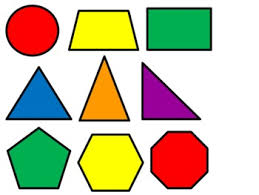
#> input picture opencv_chapters/photos/shape4.jpg, 259 x 195 px, found by its file name
$ python chapter8.py
#> lines starting #> are read from the running program, lines starting #| are printed output that depends on the picture; after the words box and inside, x2 and y2 are one past the last pixel; in counts of white or black regions, pixels touching at a corner belong together
import cv2 as cv

import numpy as np


def getcontours(img):
    contours, hierarchy = cv.findContours(img,cv.RETR_EXTERNAL,cv.CHAIN_APPROX_NONE)
    for cnt in contours:
        area = cv.contourArea(cnt)
        print(area)
        if area>500:
            cv.drawContours(imgcontour,cnt,-1,(255,0,0),3)
            peri = cv.arcLength(cnt,True)
            print(peri)

            approx = cv.approxPolyDP(cnt,0.02*peri,True)
            print(len(approx))

            object = len(approx)

            x,y,w,h = cv.boundingRect(approx)

            if object == 3: objectType = "tri"
            elif object ==4:
                aspratio = w/float(h)
                if aspratio >0.95 and aspratio<1.05 : objectType = "squre"
                else: objectType = "rectangle"

            elif object >4: objectType = "circle"


            else: objectType = "none"

            cv.rectangle(imgcontour,(x,y),(x+w,y+h),(0,255,0),2)

            cv.putText(imgcontour,objectType,(x+(w//2)-10,y+(h//2)-10),cv.FONT_HERSHEY_COMPLEX,.5,(0,0,0),2)


path = 'opencv_chapters/photos/shape4.jpg'
img = cv.imread(path)
#> img is the input picture: shape (195, 259, 3); mean B, G, R 163.5, 193.2, 201.6
imgcontour = img.copy()


img_gray = cv.cvtColor(img, cv.COLOR_BGR2GRAY)
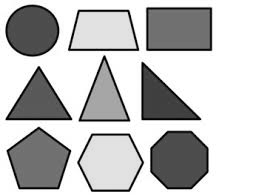
#> img_gray: shape (195, 259); min 0, max 255, mean 192.3
img_blur = cv.GaussianBlur(img_gray,(7,7),1)
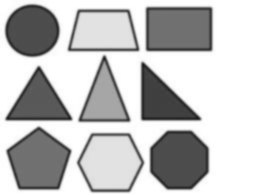
#> img_blur: shape (195, 259); min 25, max 255, mean 192.3
canny = cv.Canny(img_blur,50,50)
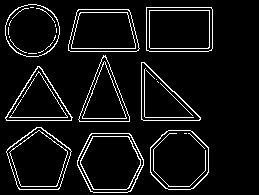
#> canny: shape (195, 259); 6.8% white in thin lines or dots, all inside (x1, y1, x2, y2) = (5, 4, 213, 193)

getcontours(canny)
#> in getcontours, `contours, hierarchy = cv.findContours(img,cv.RETR_EXTERNAL,cv.CHAIN_AP..`: contours = 9 contours; largest, box (x1, y1, x2, y2) and area: (77, 133, 144, 193) 3165, (146, 7, 213, 52) 2895, (6, 127, 72, 190) 2879, (150, 130, 209, 190) 2870, (68, 9, 140, 52) 2612
#> the loop in getcontours, `for cnt in contours:` made 9 passes
#> (area, peri, approx, object, x, y, w, h) on passes 7 to 8: (2612, 211.9, [[77, 10], [68, 50], [138, 50], [128, 9]], 4, 68, 9, 71, 42), (2895, 217.7, [[146, 7], [146, 50], [211, 50], [211, 7]], 4, 146, 7, 66, 44)
#> (area, peri, approx, object, x, y, w, h) on passes 4 to 6: (1951.5, 202.8, [[5, 117], [72, 117], [39, 66]], 3, 5, 66, 68, 52), (1878.5, 200.6, [[141, 62], [141, 119], [200, 119]], 3, 141, 62, 60, 58), (1822, 205.5, [[103, 55], [78, 119], [129, 121]], 3, 78, 55, 52, 67)
#> (printed output is left out)
#> after the loop in getcontours, `for cnt in contours:`:
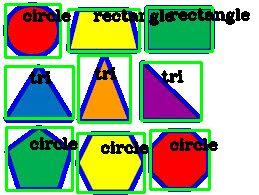
#> imgcontour: shape (195, 259, 3); mean B, G, R 141.5, 173.9, 151.2


cv.imshow("original", img)
cv.imshow(" gray image ", img_gray)
cv.imshow(" blur image ", img_blur)
cv.imshow(" canny edges image ", canny)
cv.imshow(" image contour ", imgcontour)


cv.waitKey(0)

$ run again, with opencv_chapters/photos/card.jpg copied over opencv_chapters/photos/shape4.jpg
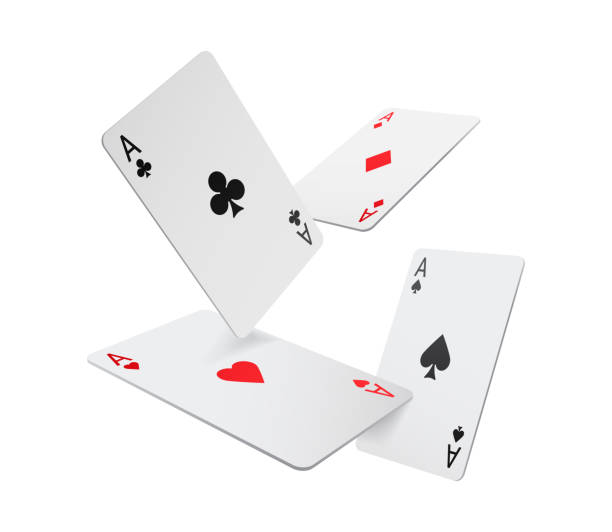
#> input picture opencv_chapters/photos/card.jpg, 612 x 532 px, found by its file name
#> img is the input picture: shape (532, 612, 3); mean B, G, R 245.8, 245.4, 246.4
#> `canny = cv.Canny(img_blur,50,50)`:
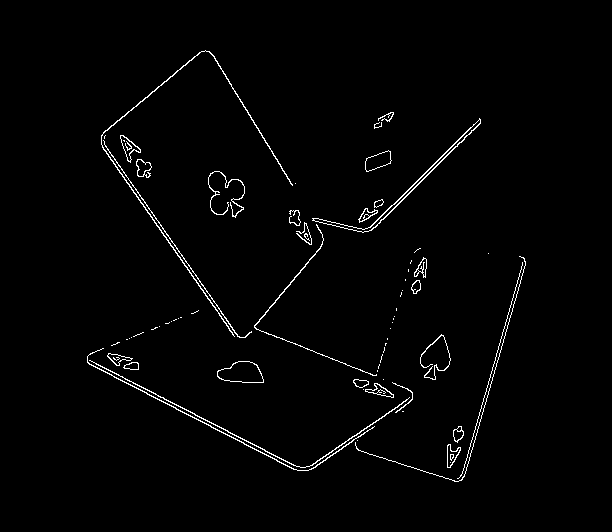
#> canny: shape (532, 612); 1.6% white in thin lines or dots, all inside (x1, y1, x2, y2) = (87, 50, 526, 482)
#> contours = 67 contours, 45 with area under 20; largest, box (x1, y1, x2, y2) and area: (312, 118, 481, 233) 738, (217, 361, 264, 383) 716, (365, 150, 392, 172) 326, (101, 50, 293, 337) 285, (120, 135, 141, 163) 211
#> the loop in getcontours, `for cnt in contours:` made 67 passes
#> (area, peri, approx, object, x, y, w, h) on pass 65: (737.5, 448, [[480, 119], [369, 227], [312, 220], [371, 230]], 4, 312, 119, 169, 112)
#> (printed output is left out)
#> after the loop in getcontours, `for cnt in contours:`:
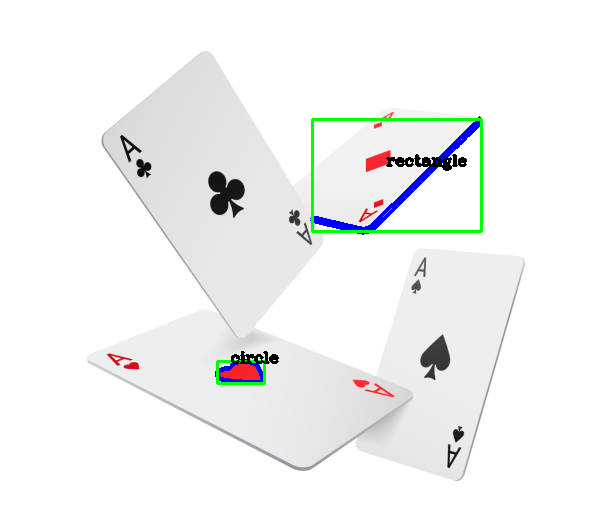
#> imgcontour: shape (532, 612, 3); 1.46% of pixels changed, all inside (x1, y1, x2, y2) = (215, 116, 483, 385)
